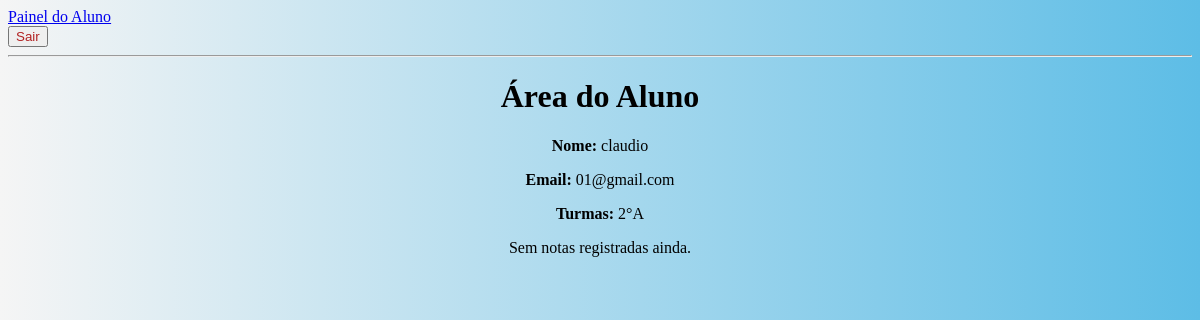
Before: /aluno/ (signed in) with the older database file.
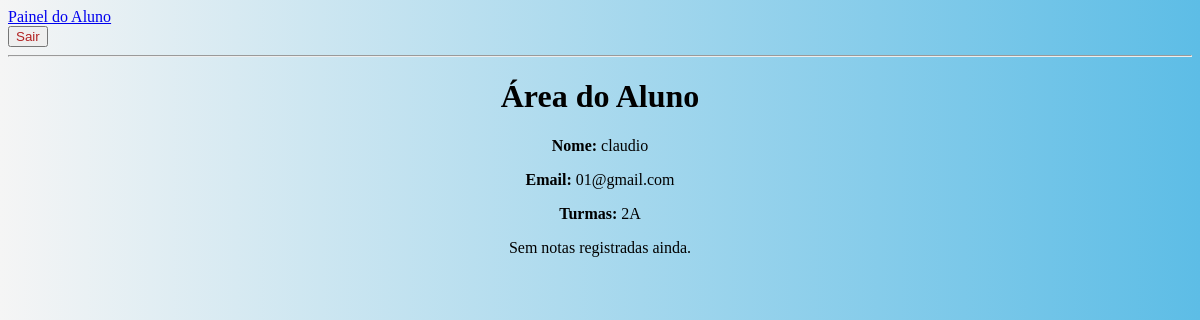
After: the same page with the newer database file.
### usuarios/models.py (models this page shows, shortened)
class Turma(models.Model):
    nome = models.CharField(max_length=50)
    alunos = models.ManyToManyField(Aluno, related_name='turmas')
    disciplinas = models.ManyToManyField(Disciplina, related_name='turmas')

### usuarios/views.py (the view)
# urls.py: path('aluno/', views.aluno, name='aluno'),
@login_required(login_url='/login/')
@grupo_requerido("Aluno")
def aluno(request):
    try:
        aluno = Aluno.objects.get(email=request.user.email)
        notas = Nota.objects.filter(aluno=aluno)
    except Aluno.DoesNotExist:
        aluno = None
        notas = []
    return render(request, 'aluno.html', {
        'aluno': aluno,
        'notas': notas
    })

### usuarios/context_processors.py (called while the page is built)
def grupos_do_usuario(request):
    if request.user.is_authenticated:
        grupos = request.user.groups.values_list('name', flat=True)
    else:
        grupos = []
    return {
        'is_secretaria': 'Secretaria' in grupos,
        'is_professor': 'Professor' in grupos,
        'is_aluno': 'Aluno' in grupos,
        'is_coordenacao': 'Coordenacao' in grupos,
        'is_direcao': 'Direcao' in grupos,
    }

### usuarios/templates/aluno.html (shortened to what this page needs)
<body style="background: linear-gradient(to right,whitesmoke,#5dbde6);">
{% extends 'base.html' %}
{% block content %}
<h1 style="text-align:center;">Área do Aluno</h1>
{% if aluno %}
    <div style="text-align:center;">
        <p><strong>Nome:</strong> {{ aluno.nome }}</p>
        <p><strong>Email:</strong> {{ aluno.email }}</p>
        <p><strong>Turmas:</strong>
            {% for turma in aluno.turmas.all %}
                {{ turma.nome }}{% if not forloop.last %}, {% endif %}
            {% empty %}
                Nenhuma turma associada.
            {% endfor %}
        </p>
    </div>
    {% if notas %}
        <h3 style="text-align:center;">Notas</h3>
        <table border="1" style="margin:auto;">
            <tr><th>Disciplina</th><th>Nota</th></tr>
            {% for nota in notas %}
                <tr>
                    <td>{{ nota.disciplina.nome }}</td>
                    <td>{{ nota.valor }}</td>
                    <td>{{ nota.data_lancamento }}</td>
                </tr>
            {% endfor %}
        </table>
    {% else %}
        <p style="text-align:center;">Sem notas registradas ainda.</p>
    {% endif %}
{% else %}
    <p style="text-align:center;">Aluno não encontrado. Verifique seu cadastro.</p>
{% endif %}
{% endblock %}

Changed rows visible on the page:
changed Turma: nome "2°A" → "2A"
